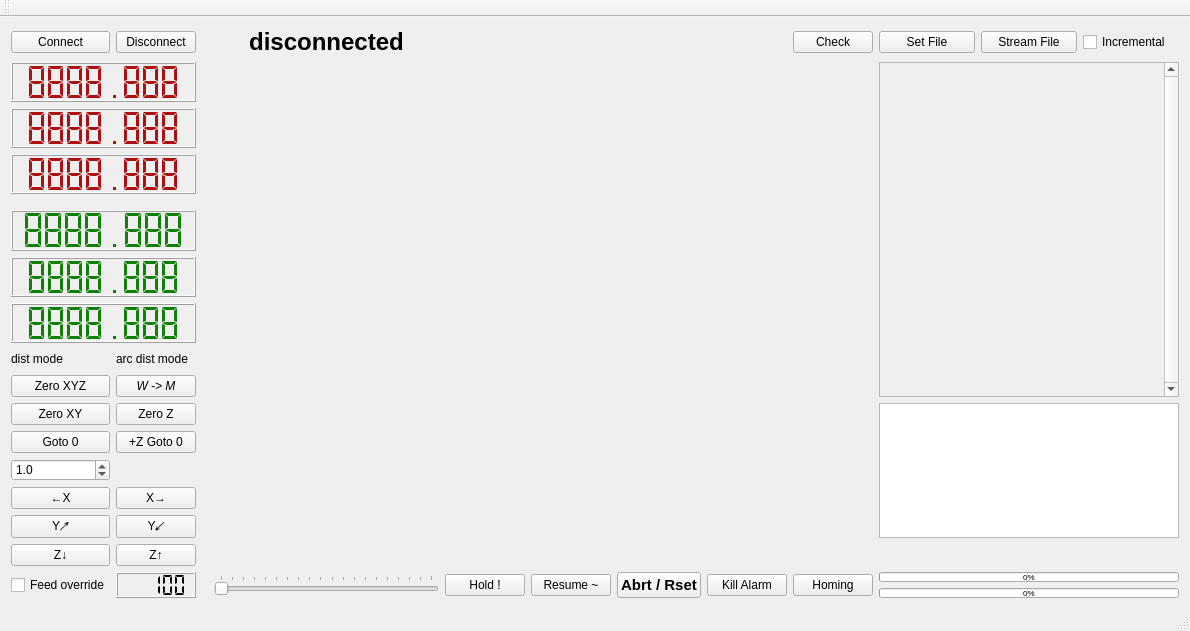
<?xml version="1.0" encoding="UTF-8"?>
<ui version="4.0">
 <class>MainWindow</class>
 <widget class="QMainWindow" name="MainWindow">
  <property name="geometry">
   <rect>
    <x>0</x>
    <y>0</y>
    <width>1190</width>
    <height>631</height>
   </rect>
  </property>
  <property name="sizePolicy">
   <sizepolicy hsizetype="Ignored" vsizetype="Ignored">
    <horstretch>0</horstretch>
    <verstretch>0</verstretch>
   </sizepolicy>
  </property>
  <property name="windowTitle">
   <string>MainWindow</string>
  </property>
  <property name="styleSheet">
   <string notr="true">#lcdNumber_mx { color: #ab1111; }
#lcdNumber_my { color: #ab1111; }
#lcdNumber_mz { color: #ab1111; }
#lcdNumber_wx { color: #0e8005; }
#lcdNumber_wy { color: #0e8005; }
#lcdNumber_wz { color: #0e8005; }
#lcdNumber_mx { color: #ab1111; }
#lcdNumber_my { color: #ab1111; }
#lcdNumber_mz { color: #ab1111; }</string>
  </property>
  <widget class="QWidget" name="centralWidget">
   <layout class="QGridLayout" name="gridLayout">
    <item row="7" column="1">
     <widget class="QPushButton" name="pushButton_w2mcoord">
      <property name="font">
       <font>
        <italic>true</italic>
        <underline>false</underline>
       </font>
      </property>
      <property name="text">
       <string>W -&gt; M</string>
      </property>
     </widget>
    </item>
    <item row="11" column="1">
     <widget class="QPushButton" name="pushButton_xplus">
      <property name="text">
       <string>X→</string>
      </property>
     </widget>
    </item>
    <item row="11" column="0">
     <widget class="QPushButton" name="pushButton_xminus">
      <property name="text">
       <string>←X</string>
      </property>
     </widget>
    </item>
    <item row="16" column="9">
     <widget class="QPushButton" name="pushButton_killalarm">
      <property name="text">
       <string>Kill Alarm</string>
      </property>
     </widget>
    </item>
    <item row="0" column="1">
     <widget class="QPushButton" name="pushButton_disconnect">
      <property name="text">
       <string>Disconnect</string>
      </property>
     </widget>
    </item>
    <item row="0" column="0">
     <widget class="QPushButton" name="pushButton_connect">
      <property name="text">
       <string>Connect</string>
      </property>
     </widget>
    </item>
    <item row="16" column="6">
     <widget class="QPushButton" name="pushButton_hold">
      <property name="text">
       <string>Hold !</string>
      </property>
     </widget>
    </item>
    <item row="9" column="0">
     <widget class="QPushButton" name="pushButton_g0wzero">
      <property name="text">
       <string>Goto 0</string>
      </property>
     </widget>
    </item>
    <item row="8" column="0">
     <widget class="QPushButton" name="pushButton_zeroxy">
      <property name="text">
       <string>Zero XY</string>
      </property>
     </widget>
    </item>
    <item row="9" column="1">
     <widget class="QPushButton" name="pushButton_g0wzerosafe">
      <property name="text">
       <string>+Z Goto 0</string>
      </property>
     </widget>
    </item>
    <item row="13" column="12" colspan="3">
     <layout class="QVBoxLayout" name="verticalLayout_cmd">
      <property name="sizeConstraint">
       <enum>QLayout::SetMinimumSize</enum>
      </property>
     </layout>
    </item>
    <item row="8" column="1">
     <widget class="QPushButton" name="pushButton_zeroz">
      <property name="text">
       <string>Zero Z</string>
      </property>
     </widget>
    </item>
    <item row="13" column="1">
     <widget class="QPushButton" name="pushButton_zplus">
      <property name="text">
       <string>Z↑</string>
      </property>
     </widget>
    </item>
    <item row="4" column="0" rowspan="2" colspan="2">
     <layout class="QVBoxLayout" name="verticalLayout_xyz">
      <property name="sizeConstraint">
       <enum>QLayout::SetNoConstraint</enum>
      </property>
      <item>
       <widget class="QLCDNumber" name="lcdNumber_mx">
        <property name="sizePolicy">
         <sizepolicy hsizetype="Minimum" vsizetype="Minimum">
          <horstretch>0</horstretch>
          <verstretch>0</verstretch>
         </sizepolicy>
        </property>
        <property name="font">
         <font>
          <pointsize>11</pointsize>
         </font>
        </property>
        <property name="digitCount">
         <number>8</number>
        </property>
        <property name="segmentStyle">
         <enum>QLCDNumber::Flat</enum>
        </property>
        <property name="value" stdset="0">
         <double>8888.888000000000829</double>
        </property>
       </widget>
      </item>
      <item>
       <widget class="QLCDNumber" name="lcdNumber_my">
        <property name="font">
         <font>
          <pointsize>11</pointsize>
         </font>
        </property>
        <property name="digitCount">
         <number>8</number>
        </property>
        <property name="segmentStyle">
         <enum>QLCDNumber::Flat</enum>
        </property>
        <property name="value" stdset="0">
         <double>8888.888000000000829</double>
        </property>
       </widget>
      </item>
      <item>
       <widget class="QLCDNumber" name="lcdNumber_mz">
        <property name="font">
         <font>
          <pointsize>11</pointsize>
         </font>
        </property>
        <property name="smallDecimalPoint">
         <bool>false</bool>
        </property>
        <property name="digitCount">
         <number>8</number>
        </property>
        <property name="mode">
         <enum>QLCDNumber::Dec</enum>
        </property>
        <property name="segmentStyle">
         <enum>QLCDNumber::Flat</enum>
        </property>
        <property name="value" stdset="0">
         <double>8888.888000000000829</double>
        </property>
       </widget>
      </item>
      <item>
       <spacer name="verticalSpacer">
        <property name="orientation">
         <enum>Qt::Vertical</enum>
        </property>
        <property name="sizeType">
         <enum>QSizePolicy::Fixed</enum>
        </property>
        <property name="sizeHint" stdset="0">
         <size>
          <width>20</width>
          <height>10</height>
         </size>
        </property>
       </spacer>
      </item>
      <item>
       <widget class="QLCDNumber" name="lcdNumber_wx">
        <property name="font">
         <font>
          <pointsize>11</pointsize>
         </font>
        </property>
        <property name="digitCount">
         <number>8</number>
        </property>
        <property name="segmentStyle">
         <enum>QLCDNumber::Flat</enum>
        </property>
        <property name="value" stdset="0">
         <double>8888.888000000000829</double>
        </property>
       </widget>
      </item>
      <item>
       <widget class="QLCDNumber" name="lcdNumber_wy">
        <property name="font">
         <font>
          <pointsize>11</pointsize>
         </font>
        </property>
        <property name="digitCount">
         <number>8</number>
        </property>
        <property name="segmentStyle">
         <enum>QLCDNumber::Flat</enum>
        </property>
        <property name="value" stdset="0">
         <double>8888.888000000000829</double>
        </property>
       </widget>
      </item>
      <item>
       <widget class="QLCDNumber" name="lcdNumber_wz">
        <property name="font">
         <font>
          <pointsize>11</pointsize>
         </font>
        </property>
        <property name="digitCount">
         <number>8</number>
        </property>
        <property name="segmentStyle">
         <enum>QLCDNumber::Flat</enum>
        </property>
        <property name="value" stdset="0">
         <double>8888.888000000000829</double>
        </property>
       </widget>
      </item>
     </layout>
    </item>
    <item row="16" column="10">
     <widget class="QPushButton" name="pushButton_homing">
      <property name="text">
       <string>Homing</string>
      </property>
     </widget>
    </item>
    <item row="16" column="7">
     <widget class="QPushButton" name="pushButton_resume">
      <property name="text">
       <string>Resume ~</string>
      </property>
     </widget>
    </item>
    <item row="6" column="0">
     <widget class="QLabel" name="label_distancemode">
      <property name="maximumSize">
       <size>
        <width>16777215</width>
        <height>20</height>
       </size>
      </property>
      <property name="text">
       <string>dist mode</string>
      </property>
     </widget>
    </item>
    <item row="12" column="0">
     <widget class="QPushButton" name="pushButton_yplus">
      <property name="text">
       <string>Y↗</string>
      </property>
     </widget>
    </item>
    <item row="16" column="0">
     <widget class="QCheckBox" name="checkBox_feedoverride">
      <property name="text">
       <string>Feed override</string>
      </property>
     </widget>
    </item>
    <item row="16" column="8">
     <widget class="QPushButton" name="pushButton_abort">
      <property name="font">
       <font>
        <pointsize>11</pointsize>
        <weight>75</weight>
        <bold>true</bold>
       </font>
      </property>
      <property name="autoFillBackground">
       <bool>false</bool>
      </property>
      <property name="styleSheet">
       <string notr="true"/>
      </property>
      <property name="text">
       <string>Abrt / Rset</string>
      </property>
     </widget>
    </item>
    <item row="6" column="1">
     <widget class="QLabel" name="label_arcdistancemode">
      <property name="text">
       <string>arc dist mode</string>
      </property>
     </widget>
    </item>
    <item row="7" column="0">
     <widget class="QPushButton" name="pushButton_zeroxyz">
      <property name="text">
       <string>Zero XYZ</string>
      </property>
     </widget>
    </item>
    <item row="0" column="5">
     <widget class="QLabel" name="label_state">
      <property name="sizePolicy">
       <sizepolicy hsizetype="Expanding" vsizetype="Preferred">
        <horstretch>0</horstretch>
        <verstretch>0</verstretch>
       </sizepolicy>
      </property>
      <property name="font">
       <font>
        <pointsize>18</pointsize>
        <weight>75</weight>
        <bold>true</bold>
       </font>
      </property>
      <property name="styleSheet">
       <string notr="true"/>
      </property>
      <property name="text">
       <string>disconnected</string>
      </property>
      <property name="alignment">
       <set>Qt::AlignCenter</set>
      </property>
     </widget>
    </item>
    <item row="13" column="0">
     <widget class="QPushButton" name="pushButton_zminus">
      <property name="text">
       <string>Z↓</string>
      </property>
     </widget>
    </item>
    <item row="16" column="5">
     <widget class="QSlider" name="horizontalSlider_feed">
      <property name="sizePolicy">
       <sizepolicy hsizetype="Ignored" vsizetype="Fixed">
        <horstretch>0</horstretch>
        <verstretch>0</verstretch>
       </sizepolicy>
      </property>
      <property name="minimum">
       <number>100</number>
      </property>
      <property name="maximum">
       <number>2000</number>
      </property>
      <property name="singleStep">
       <number>50</number>
      </property>
      <property name="pageStep">
       <number>100</number>
      </property>
      <property name="orientation">
       <enum>Qt::Horizontal</enum>
      </property>
      <property name="invertedAppearance">
       <bool>false</bool>
      </property>
      <property name="invertedControls">
       <bool>false</bool>
      </property>
      <property name="tickPosition">
       <enum>QSlider::TicksAbove</enum>
      </property>
      <property name="tickInterval">
       <number>100</number>
      </property>
     </widget>
    </item>
    <item row="12" column="1">
     <widget class="QPushButton" name="pushButton_yminus">
      <property name="sizePolicy">
       <sizepolicy hsizetype="Fixed" vsizetype="Fixed">
        <horstretch>0</horstretch>
        <verstretch>0</verstretch>
       </sizepolicy>
      </property>
      <property name="font">
       <font>
        <stylestrategy>PreferDefault</stylestrategy>
        <kerning>true</kerning>
       </font>
      </property>
      <property name="layoutDirection">
       <enum>Qt::LeftToRight</enum>
      </property>
      <property name="text">
       <string>Y↙</string>
      </property>
      <property name="default">
       <bool>false</bool>
      </property>
      <property name="flat">
       <bool>false</bool>
      </property>
     </widget>
    </item>
    <item row="16" column="1">
     <widget class="QLCDNumber" name="lcdNumber_feed">
      <property name="digitCount">
       <number>5</number>
      </property>
      <property name="segmentStyle">
       <enum>QLCDNumber::Flat</enum>
      </property>
      <property name="value" stdset="0">
       <double>100.000000000000000</double>
      </property>
      <property name="intValue" stdset="0">
       <number>100</number>
      </property>
     </widget>
    </item>
    <item row="4" column="3" rowspan="10" colspan="8">
     <layout class="QGridLayout" name="grid_opengl">
      <property name="sizeConstraint">
       <enum>QLayout::SetMaximumSize</enum>
      </property>
     </layout>
    </item>
    <item row="16" column="12" colspan="3">
     <layout class="QVBoxLayout" name="verticalLayout_2">
      <item>
       <widget class="QProgressBar" name="progressBar_buffer">
        <property name="sizePolicy">
         <sizepolicy hsizetype="Minimum" vsizetype="Fixed">
          <horstretch>0</horstretch>
          <verstretch>0</verstretch>
         </sizepolicy>
        </property>
        <property name="maximumSize">
         <size>
          <width>300</width>
          <height>10</height>
         </size>
        </property>
        <property name="font">
         <font>
          <pointsize>6</pointsize>
         </font>
        </property>
        <property name="value">
         <number>0</number>
        </property>
       </widget>
      </item>
      <item>
       <widget class="QProgressBar" name="progressBar_job">
        <property name="sizePolicy">
         <sizepolicy hsizetype="Minimum" vsizetype="Fixed">
          <horstretch>0</horstretch>
          <verstretch>0</verstretch>
         </sizepolicy>
        </property>
        <property name="maximumSize">
         <size>
          <width>300</width>
          <height>10</height>
         </size>
        </property>
        <property name="font">
         <font>
          <pointsize>6</pointsize>
         </font>
        </property>
        <property name="value">
         <number>0</number>
        </property>
       </widget>
      </item>
     </layout>
    </item>
    <item row="10" column="0">
     <widget class="QDoubleSpinBox" name="doubleSpinBox_jogstep">
      <property name="decimals">
       <number>1</number>
      </property>
      <property name="minimum">
       <double>0.100000000000000</double>
      </property>
      <property name="maximum">
       <double>10.000000000000000</double>
      </property>
      <property name="singleStep">
       <double>0.100000000000000</double>
      </property>
      <property name="value">
       <double>1.000000000000000</double>
      </property>
     </widget>
    </item>
    <item row="8" column="12" rowspan="5" colspan="3">
     <widget class="QListWidget" name="listWidget_logoutput">
      <property name="sizePolicy">
       <sizepolicy hsizetype="Minimum" vsizetype="Expanding">
        <horstretch>0</horstretch>
        <verstretch>0</verstretch>
       </sizepolicy>
      </property>
      <property name="minimumSize">
       <size>
        <width>300</width>
        <height>0</height>
       </size>
      </property>
      <property name="maximumSize">
       <size>
        <width>16777</width>
        <height>16777215</height>
       </size>
      </property>
     </widget>
    </item>
    <item row="4" column="12" rowspan="4" colspan="3">
     <widget class="QScrollArea" name="scrollArea_loginput">
      <property name="sizePolicy">
       <sizepolicy hsizetype="Minimum" vsizetype="Expanding">
        <horstretch>0</horstretch>
        <verstretch>0</verstretch>
       </sizepolicy>
      </property>
      <property name="minimumSize">
       <size>
        <width>300</width>
        <height>0</height>
       </size>
      </property>
      <property name="maximumSize">
       <size>
        <width>16777</width>
        <height>16777215</height>
       </size>
      </property>
      <property name="verticalScrollBarPolicy">
       <enum>Qt::ScrollBarAlwaysOn</enum>
      </property>
      <property name="widgetResizable">
       <bool>true</bool>
      </property>
      <widget class="QWidget" name="scrollAreaWidgetContents">
       <property name="geometry">
        <rect>
         <x>0</x>
         <y>0</y>
         <width>285</width>
         <height>276</height>
        </rect>
       </property>
      </widget>
     </widget>
    </item>
    <item row="0" column="13">
     <widget class="QPushButton" name="pushButton_filestream">
      <property name="sizePolicy">
       <sizepolicy hsizetype="Minimum" vsizetype="Fixed">
        <horstretch>0</horstretch>
        <verstretch>0</verstretch>
       </sizepolicy>
      </property>
      <property name="text">
       <string>Stream File</string>
      </property>
     </widget>
    </item>
    <item row="0" column="14">
     <widget class="QCheckBox" name="checkBox_incremental">
      <property name="text">
       <string>Incremental</string>
      </property>
     </widget>
    </item>
    <item row="0" column="12">
     <widget class="QPushButton" name="pushButton_fileload">
      <property name="text">
       <string>Set File</string>
      </property>
     </widget>
    </item>
    <item row="0" column="10">
     <widget class="QPushButton" name="pushButton_check">
      <property name="text">
       <string>Check</string>
      </property>
     </widget>
    </item>
   </layout>
   <widget class="QLabel" name="label_grbl">
    <property name="geometry">
     <rect>
      <x>279</x>
      <y>493</y>
      <width>334</width>
      <height>31</height>
     </rect>
    </property>
    <property name="text">
     <string/>
    </property>
   </widget>
  </widget>
  <widget class="QToolBar" name="mainToolBar">
   <attribute name="toolBarArea">
    <enum>TopToolBarArea</enum>
   </attribute>
   <attribute name="toolBarBreak">
    <bool>false</bool>
   </attribute>
  </widget>
  <widget class="QStatusBar" name="statusBar"/>
 </widget>
 <layoutdefault spacing="6" margin="11"/>
 <resources/>
 <connections/>
</ui>
